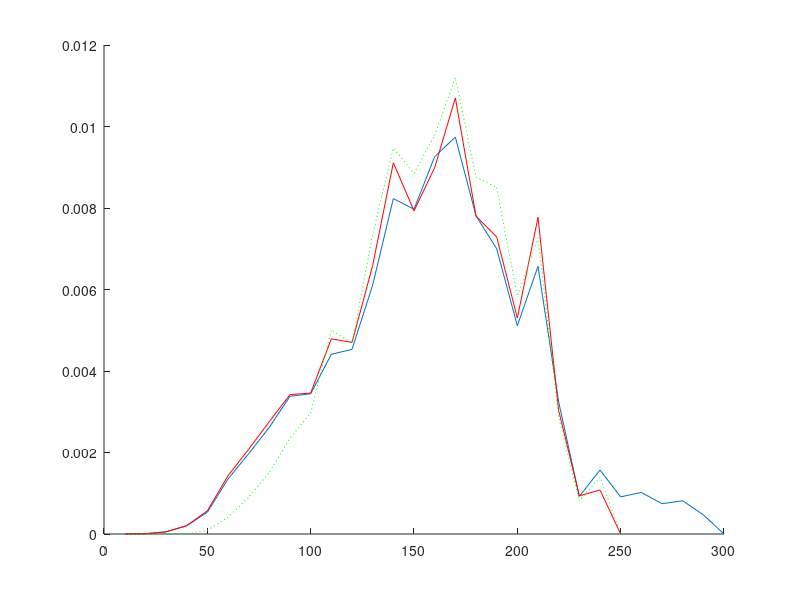

MATLAB code for this plot:
 clear fqdokkarm
 % ====================================================
 % Input filename: PROBE4.dat
 % ====================================================
 % Plot1 = 1950.0; Plot2 = 1800.0; Gdok = 0.583; Gm = 0.207;
 % Nfr =  3; JZ = 1; Cycles =  1; N =     20; GSV = 1; NNZ =0.841E-38;
 Gfr = [0.103E-01 0.504E+00 0.486E+00  ];
 Dfr = [0.100E-04 0.500E-04 0.113E-03 0.180E-03 0.160E-03 0.315E-03 ];
 %_____________________________________________________
  Dmin =          10 ; % mkm
  Di =          10 ; % mkm
  Dj =          10 ; % mkm
 % Nkarm/Nmkm(min, max) = [   3.000000       100.0000     ];
 % k5 =  0.2500000     ;
 % Statistical significance P(alpha)=  0.000000000000000E+000 ;
 % eps =  5.0000001E-02 ;
 % Calculation variant =           0 ;
 % P(karm-in-karm) coef =   8.200000     ;
 % P(karm-in-MKM) coef =   7.730000     ;
 % Zok* =  0.0000000E+00 ;
 
 
 % ====================================================
 %				Calculation	Results                  
 % ====================================================
 
 % Cycles:           1
 % Total basic particles number:
 Nbase =          20 +          20 ;
 % Total defined pockets number:
 Nkarm =                  3560 ;
 % Total calls of random generator:
 NFX =                   866 ;  NFY =                 24987 ;
 NFQ =                   815 ;  NFW =                  3533 ;
 % Accuracy of random numbers modeling :
 epsx(1)=  4.4364929E-03 ; epsx(2)=  2.7559996E-03 ; epsx(3)=  6.7520142E-04 ;
 epsx(4)=  2.1649599E-03 ; epsx(5)=  2.8927922E-03 ; epsx(6)=  7.4337125E-03 ;
 
 %_______________Local structure analysis______________
 % Medium coef [(Lij/Ddok)+1]:   2.349296     ;
 % Medium number of bridges:   4.600000    
 % Medium ratio between number of pockets and bridges :   7.272083    
 % Medium fraction of paricles number in jammed pack:  4.0596411E-02
 % Medium number of conditions breakings:
 %    1) Dok > Dmax      :  0.0000000E+00
 %    2) Dok < Dmin      :  0.0000000E+00
 %    3) Dbase < 0.5Dok  :   13.75000    
 %    4) Dbase > 2.0Dok  :   489.1250    
 %    5) l > 4.7Dbase    :   5.475000    
 %    6) Nkarm = 0       :  5.0000001E-02
 %    7) Nmkm < 2        :  0.0000000E+00
 %    8) Nkarm/Nmkm < min:   2.850000    
 %    9) Nkarm/Nmkm > max:  0.0000000E+00
 
 %___________________Dok parameters____________________
 % Mass-medium diameter of all Dok particles, mkm:
 Dok43a =  189.57; %(analytical calculation, all particles)
 Dok43all = [ 187.63  187.59]; %(all particles, 2 variants)
 Dok43(1) =  189.08; %(basic only)
 Dok43(2) =  187.57; %(surrounding only)
 % Accuracy of all Dok particles sizes modeling:
 epsalldok =  1.0223187E-02 ;
 % Accuracy of basic and surrounding Dok particles sizes modeling:
 epsdok(1) =  2.5865447E-03 ; epsdok(2) =  1.0533137E-02 ;
 Ddok_max =  315.00; %(maximum size of all particles)
 % Standard deviation of all Dok particles, mkm:
 Dok43sd =   58.87; %(analytical calculation, all particles)
 % Accuracy of Dok fractions distribution function modeling:
 epsdokfr = [0.261E-02 0.964E-02 0.332E-01  ];
 % Total fraction of homogenized oxidizer:
 fineoxy_fr =  0.0000000E+00 ;
 
 %________________Pockets parameters___________________
 % Accuracy of pockets distribution function modeling:
 epsfkarm =  0.1315349     ;
 % Accuracy of pockets distribution moments determination (4-th and 3-th):
 epsmkarm(1)=  0.1062850     ; epsmkarm(2)=  7.7491499E-02 ;
 % Mass-medium size of pockets (var. #1), mkm:
 Dkarm43(1) =  154.24;
 % Mass-medium size of pockets (var. #2)and standard deviation, mkm:
 Dkarm43(2) =  154.20; Dkarm43sd =   47.00; %( 0.305 relative)
 % Cor. mass-medium size of pockets and standard deviation (cor. var. #1), mkm:
 Dkarm43_cor(1) =  149.36; Dkarm43sd_cor(1) =  42.03; %( 0.281 relative)
 % Cor. mass-medium size of pockets and standard deviation (cor. var. #2), mkm:
 Dkarm43_cor(2) =  154.48; Dkarm43sd_cor(2) =  37.25; %( 0.241 relative)
 % Medium size of pockets, mkm:
 Dkarm10 =   88.81;
 % Cor. medium size of pockets (cor. var. #1), mkm:
 Dkarm10_cor =   88.31;
 
 % <Zkarm>
 % Mass fraction of pockets in <binder-metal> composition (not corrected):
 Zkarm =   0.5713391      ;
 % Cor. (var. #1, #2) mass fraction of pockets  in <binder-metal> composition:
 Zkarm_cor = [  0.5713391      0.5637233      ];
 
 % <Agglomerates>
 % Pocket to Agglomerate size coefficient:
 da_coef =   0.7389501     ;
 % Mass medium size of agglomerates (normal var. #1,2  and cor. var. #1,2):
 Dagg43(1) =  113.98;
 Dagg43(2) =  113.95;
 Dagg43_cor(1) =  110.37;
 Dagg43_cor(2) =  114.15;
 
 %___________Interpocket bridges parameters____________
 % Medium MKM/Dok size between Dok particles:
 Dqmkm1 = 0.1472;
 % Medium MKM/Dol size between pockets:
 Dqmkm2 = 0.4922;
 
 
 %__________________Functions__________________________
 
 % <Dok>
 % Mass density distribution function of all dok <particles> sizes (step = 10mkm)
 fmdok = [0.000E+00 0.266E-03 0.260E-03 0.266E-03 0.259E-03 0.000E+00...
          0.000E+00 0.000E+00 0.000E+00 0.000E+00 0.000E+00 0.509E-02...
          0.759E-02 0.825E-02 0.764E-02 0.775E-02 0.113E-01 0.107E-01...
          0.313E-02 0.251E-02 0.294E-02 0.352E-02 0.364E-02 0.340E-02...
          0.264E-02 0.212E-02 0.317E-02 0.325E-02 0.322E-02 0.360E-02...
          0.232E-02 0.124E-02 0.000E+00  ];
 
 % <Pockets>
 % Mass density distribution function of <pocket>sizes (step = 10mkm):
 fmkarm = [0.186E-06 0.777E-05 0.514E-04 0.201E-03 0.534E-03 0.135E-02...
           0.197E-02 0.262E-02 0.338E-02 0.344E-02 0.441E-02 0.453E-02...
           0.611E-02 0.823E-02 0.797E-02 0.926E-02 0.974E-02 0.781E-02...
           0.700E-02 0.511E-02 0.657E-02 0.324E-02 0.924E-03 0.157E-02...
           0.911E-03 0.102E-02 0.744E-03 0.815E-03 0.471E-03 0.000E+00 ];
 % Cor. mass density distribution function of <pocket> sizes (step = 10mkm)(cor. var #1):
 fmkarm_cor = [0.244E-06 0.738E-05 0.536E-04 0.205E-03 0.568E-03 0.143E-02...
               0.208E-02 0.276E-02 0.342E-02 0.346E-02 0.479E-02 0.470E-02...
               0.659E-02 0.911E-02 0.793E-02 0.899E-02 0.107E-01 0.780E-02...
               0.729E-02 0.530E-02 0.777E-02 0.303E-02 0.935E-03 0.108E-02...
               0.000E+00  ];
 % Cor. mass density distribution function of  <pocket> sizes (step = 10mkm)(cor. var#2):
 fmkarm_cor2 = [0.000E+00 0.000E+00 0.000E+00 0.978E-05 0.856E-04 0.415E-03...
                0.899E-03 0.151E-02 0.235E-02 0.297E-02 0.501E-02 0.468E-02...
                0.735E-02 0.947E-02 0.885E-02 0.978E-02 0.112E-01 0.876E-02...
                0.850E-02 0.584E-02 0.727E-02 0.287E-02 0.808E-03 0.140E-02...
                0.000E+00  ];
 % Numeric density distribution function of  <pocket> sizes (step = 10mkm):
 fqkarm = [0.562E-03 0.267E-02 0.416E-02 0.629E-02 0.795E-02 0.112E-01...
           0.100E-01 0.868E-02 0.770E-02 0.553E-02 0.528E-02 0.416E-02...
           0.433E-02 0.466E-02 0.365E-02 0.346E-02 0.303E-02 0.202E-02...
           0.154E-02 0.955E-03 0.107E-02 0.449E-03 0.112E-03 0.169E-03...
           0.843E-04 0.843E-04 0.562E-04 0.562E-04 0.281E-04 0.000E+00 ];
 % Cor. numeric density distribution function of <pocket> sizes (step = 10mkm)(cor. var #1):
 fqkarm_cor = [0.698E-03 0.246E-02 0.415E-02 0.624E-02 0.800E-02 0.114E-01...
               0.101E-01 0.877E-02 0.749E-02 0.536E-02 0.551E-02 0.415E-02...
               0.452E-02 0.496E-02 0.349E-02 0.323E-02 0.319E-02 0.195E-02...
               0.154E-02 0.954E-03 0.121E-02 0.404E-03 0.110E-03 0.110E-03...
               0.000E+00  ];
 
 % <MKM/Dok>
 % Density distribution function of MKM/Dok between Dok particles (step = 0.01)
 fqmkm1 = [0.204E-02 0.407E-02 0.204E-02 0.204E-02 0.000E+00 0.204E-02...
           0.611E-02 0.204E-02 0.204E-02 0.204E-02 0.000E+00 0.000E+00...
           0.204E-02 0.407E-02 0.204E-02 0.407E-02 0.000E+00 0.000E+00...
           0.611E-02 0.204E-02 0.611E-02 0.204E-02 0.611E-02 0.611E-02...
           0.204E-02 0.204E-02 0.611E-02 0.611E-02 0.000E+00 0.204E-02...
           0.407E-02 0.000E+00 0.204E-02 0.000E+00 0.000E+00 0.407E-02...
           0.407E-02 0.611E-02 0.204E-02 0.204E-02 0.204E-02 0.407E-02...
           0.000E+00 0.407E-02 0.204E-02 0.407E-02 0.204E-02 0.000E+00...
           0.407E-02 0.815E-02 0.407E-02 0.204E-02 0.000E+00 0.407E-02...
           0.204E-02 0.204E-02 0.204E-02 0.407E-02 0.204E-02 0.204E-02...
           0.815E-02 0.000E+00 0.204E-02 0.611E-02 0.102E-01 0.204E-02...
           0.611E-02 0.204E-02 0.611E-02 0.204E-02 0.611E-02 0.000E+00...
           0.204E-02 0.204E-02 0.000E+00 0.407E-02 0.204E-02 0.407E-02...
           0.000E+00 0.407E-02 0.102E-01 0.407E-02 0.000E+00 0.204E-02...
           0.204E-02 0.204E-02 0.204E-02 0.000E+00 0.407E-02 0.815E-02...
           0.407E-02 0.611E-02 0.204E-02 0.000E+00 0.204E-02 0.204E-02...
           0.611E-02 0.815E-02 0.611E-02 0.000E+00 0.000E+00 0.407E-02...
           0.407E-02 0.611E-02 0.204E-02 0.407E-02 0.611E-02 0.000E+00...
           0.000E+00 0.407E-02 0.000E+00 0.611E-02 0.407E-02 0.407E-02...
           0.407E-02 0.611E-02 0.611E-02 0.611E-02 0.815E-02 0.204E-02...
           0.611E-02 0.204E-02 0.407E-02 0.407E-02 0.204E-02 0.204E-02...
           0.611E-02 0.102E-01 0.204E-02 0.407E-02 0.204E-02 0.000E+00...
           0.407E-02 0.611E-02 0.611E-02 0.000E+00 0.815E-02 0.000E+00...
           0.611E-02 0.204E-02 0.204E-02 0.611E-02 0.000E+00 0.204E-02...
           0.611E-02 0.611E-02 0.407E-02 0.611E-02 0.611E-02 0.204E-02...
           0.204E-02 0.000E+00 0.815E-02 0.407E-02 0.000E+00 0.407E-02...
           0.611E-02 0.407E-02 0.204E-02 0.407E-02 0.000E+00 0.407E-02...
           0.204E-02 0.000E+00 0.407E-02 0.407E-02 0.611E-02 0.611E-02...
           0.204E-02 0.204E-02 0.204E-02 0.000E+00 0.407E-02 0.611E-02...
           0.611E-02 0.407E-02 0.204E-02 0.611E-02 0.204E-02 0.407E-02...
           0.611E-02 0.204E-02 0.204E-02 0.407E-02 0.204E-02 0.407E-02...
           0.204E-02 0.407E-02 0.611E-02 0.407E-02 0.102E-01 0.204E-02...
           0.204E-02 0.204E-02 0.407E-02 0.204E-02 0.407E-02 0.102E-01...
           0.611E-02 0.000E+00 0.815E-02 0.204E-02 0.611E-02 0.204E-02...
           0.407E-02 0.204E-02 0.815E-02 0.204E-02 0.815E-02 0.204E-02...
           0.815E-02 0.122E-01 0.204E-02 0.204E-02 0.611E-02 0.407E-02...
           0.204E-02 0.204E-02 0.204E-02 0.204E-02 0.407E-02 0.102E-01...
           0.102E-01 0.407E-02 0.204E-02 0.611E-02 0.102E-01 0.204E-02...
           0.815E-02 0.611E-02 0.000E+00 0.204E-02 0.611E-02 0.611E-02...
           0.611E-02 0.407E-02 0.611E-02 0.407E-02 0.815E-02 0.611E-02...
           0.102E-01 0.000E+00 0.204E-02 0.407E-02 0.815E-02 0.000E+00...
           0.611E-02 0.611E-02 0.815E-02 0.102E-01 0.204E-02 0.815E-02...
           0.204E-02 0.611E-02 0.204E-02 0.204E-02 0.407E-02 0.407E-02...
           0.000E+00 0.000E+00 0.204E-02 0.204E-02 0.407E-02 0.000E+00...
           0.611E-02 0.204E-02 0.407E-02 0.611E-02 0.611E-02 0.204E-02...
           0.000E+00 0.000E+00  ];
 % Density distribution function of MKM/Dok between pockets (step = 0.01)
 fqmkm2 = [0.000E+00 0.000E+00 0.124E-02 0.371E-02 0.000E+00 0.000E+00...
           0.124E-02 0.000E+00 0.247E-02 0.000E+00 0.124E-02 0.247E-02...
           0.247E-02 0.124E-02 0.247E-02 0.000E+00 0.000E+00 0.371E-02...
           0.494E-02 0.247E-02 0.742E-02 0.494E-02 0.247E-02 0.865E-02...
           0.371E-02 0.989E-02 0.371E-02 0.618E-02 0.136E-01 0.618E-02...
           0.494E-02 0.111E-01 0.989E-02 0.618E-02 0.185E-01 0.136E-01...
           0.124E-01 0.136E-01 0.173E-01 0.222E-01 0.198E-01 0.173E-01...
           0.321E-01 0.272E-01 0.235E-01 0.222E-01 0.309E-01 0.346E-01...
           0.297E-01 0.358E-01 0.247E-01 0.297E-01 0.457E-01 0.297E-01...
           0.210E-01 0.334E-01 0.297E-01 0.210E-01 0.222E-01 0.284E-01...
           0.235E-01 0.235E-01 0.185E-01 0.185E-01 0.148E-01 0.198E-01...
           0.989E-02 0.371E-02 0.989E-02 0.124E-01 0.989E-02 0.742E-02...
           0.742E-02 0.494E-02 0.494E-02 0.618E-02 0.742E-02 0.371E-02...
           0.000E+00 0.371E-02 0.000E+00 0.124E-02 0.000E+00 0.000E+00...
           0.000E+00 0.000E+00 0.247E-02 0.124E-02 0.000E+00 0.000E+00 ];
 
 % <Local structure analysis>
 % Coefficient [(Lij/Ddok)+1] distribution (step = 0.01):
 coef = [0.000E+00 0.000E+00 0.000E+00 0.000E+00 0.000E+00 0.000E+00...
         0.000E+00 0.000E+00 0.000E+00 0.000E+00 0.000E+00 0.000E+00...
         0.000E+00 0.000E+00 0.000E+00 0.000E+00 0.000E+00 0.000E+00...
         0.000E+00 0.000E+00 0.000E+00 0.000E+00 0.000E+00 0.000E+00...
         0.000E+00 0.000E+00 0.000E+00 0.000E+00 0.000E+00 0.000E+00...
         0.000E+00 0.000E+00 0.000E+00 0.000E+00 0.000E+00 0.000E+00...
         0.000E+00 0.000E+00 0.000E+00 0.000E+00 0.000E+00 0.000E+00...
         0.000E+00 0.000E+00 0.000E+00 0.000E+00 0.000E+00 0.000E+00...
         0.000E+00 0.000E+00 0.205E-03 0.411E-03 0.821E-03 0.411E-03...
         0.821E-03 0.103E-02 0.616E-03 0.616E-03 0.616E-03 0.616E-03...
         0.616E-03 0.616E-03 0.205E-03 0.123E-02 0.103E-02 0.144E-02...
         0.821E-03 0.144E-02 0.246E-02 0.205E-02 0.144E-02 0.103E-02...
         0.185E-02 0.144E-02 0.308E-02 0.123E-02 0.205E-02 0.123E-02...
         0.164E-02 0.185E-02 0.164E-02 0.226E-02 0.369E-02 0.308E-02...
         0.349E-02 0.226E-02 0.390E-02 0.308E-02 0.369E-02 0.123E-02...
         0.144E-02 0.267E-02 0.328E-02 0.452E-02 0.226E-02 0.308E-02...
         0.226E-02 0.267E-02 0.308E-02 0.308E-02 0.349E-02 0.349E-02...
         0.452E-02 0.369E-02 0.390E-02 0.431E-02 0.616E-02 0.390E-02...
         0.411E-02 0.513E-02 0.369E-02 0.554E-02 0.493E-02 0.411E-02...
         0.575E-02 0.493E-02 0.472E-02 0.493E-02 0.472E-02 0.513E-02...
         0.575E-02 0.534E-02 0.759E-02 0.616E-02 0.718E-02 0.513E-02...
         0.452E-02 0.513E-02 0.554E-02 0.575E-02 0.472E-02 0.616E-02...
         0.554E-02 0.595E-02 0.698E-02 0.554E-02 0.595E-02 0.595E-02...
         0.575E-02 0.431E-02 0.308E-02 0.595E-02 0.575E-02 0.636E-02...
         0.636E-02 0.780E-02 0.657E-02 0.800E-02 0.677E-02 0.616E-02...
         0.534E-02 0.718E-02 0.800E-02 0.739E-02 0.616E-02 0.657E-02...
         0.616E-02 0.677E-02 0.698E-02 0.657E-02 0.616E-02 0.677E-02...
         0.657E-02 0.677E-02 0.431E-02 0.657E-02 0.513E-02 0.554E-02...
         0.718E-02 0.575E-02 0.718E-02 0.513E-02 0.513E-02 0.513E-02...
         0.534E-02 0.554E-02 0.513E-02 0.575E-02 0.452E-02 0.431E-02...
         0.575E-02 0.452E-02 0.328E-02 0.493E-02 0.431E-02 0.287E-02...
         0.390E-02 0.185E-02 0.308E-02 0.554E-02 0.390E-02 0.349E-02...
         0.328E-02 0.411E-02 0.328E-02 0.390E-02 0.349E-02 0.349E-02...
         0.246E-02 0.246E-02 0.369E-02 0.349E-02 0.349E-02 0.328E-02...
         0.328E-02 0.390E-02 0.226E-02 0.328E-02 0.328E-02 0.185E-02...
         0.287E-02 0.164E-02 0.164E-02 0.164E-02 0.267E-02 0.287E-02...
         0.164E-02 0.246E-02 0.616E-03 0.246E-02 0.205E-02 0.267E-02...
         0.246E-02 0.164E-02 0.411E-03 0.369E-02 0.205E-02 0.205E-02...
         0.246E-02 0.821E-03 0.616E-03 0.616E-03 0.123E-02 0.103E-02...
         0.144E-02 0.185E-02 0.123E-02 0.103E-02 0.103E-02 0.821E-03...
         0.205E-03 0.821E-03 0.205E-03 0.164E-02 0.103E-02 0.103E-02...
         0.616E-03 0.616E-03 0.616E-03 0.144E-02 0.205E-03 0.411E-03...
         0.616E-03 0.616E-03 0.000E+00 0.411E-03 0.411E-03 0.205E-03...
         0.616E-03 0.411E-03 0.821E-03 0.123E-02 0.205E-03 0.103E-02...
         0.616E-03 0.821E-03 0.205E-03 0.821E-03 0.821E-03 0.821E-03...
         0.144E-02 0.103E-02 0.103E-02 0.821E-03 0.205E-03 0.411E-03...
         0.103E-02 0.205E-03 0.616E-03 0.000E+00 0.205E-03 0.205E-03...
         0.616E-03 0.821E-03 0.411E-03 0.616E-03 0.123E-02 0.185E-02...
         0.821E-03 0.205E-03 0.616E-03 0.821E-03 0.123E-02 0.821E-03...
         0.103E-02 0.103E-02 0.821E-03 0.821E-03 0.205E-03 0.123E-02...
         0.616E-03 0.144E-02 0.164E-02 0.616E-03 0.821E-03 0.616E-03...
         0.144E-02 0.144E-02 0.411E-03 0.616E-03 0.821E-03 0.123E-02...
         0.821E-03 0.000E+00 0.411E-03 0.205E-03 0.103E-02 0.103E-02...
         0.103E-02 0.616E-03 0.144E-02 0.103E-02 0.411E-03 0.205E-03...
         0.103E-02 0.616E-03 0.616E-03 0.821E-03 0.103E-02 0.411E-03...
         0.411E-03 0.164E-02 0.616E-03 0.616E-03 0.411E-03 0.103E-02...
         0.821E-03 0.411E-03 0.103E-02 0.185E-02 0.411E-03 0.821E-03...
         0.411E-03 0.821E-03 0.123E-02 0.821E-03 0.821E-03 0.411E-03...
         0.123E-02 0.821E-03 0.185E-02 0.616E-03 0.411E-03 0.123E-02...
         0.616E-03 0.103E-02 0.205E-02 0.821E-03 0.616E-03 0.123E-02...
         0.821E-03 0.616E-03 0.821E-03 0.205E-03 0.411E-03 0.103E-02...
         0.205E-03 0.411E-03 0.821E-03 0.821E-03 0.411E-03 0.411E-03...
         0.103E-02 0.821E-03 0.123E-02 0.616E-03 0.144E-02 0.205E-03...
         0.164E-02 0.411E-03 0.616E-03 0.144E-02 0.103E-02 0.144E-02...
         0.821E-03 0.000E+00 0.144E-02 0.144E-02 0.821E-03 0.821E-03...
         0.616E-03 0.164E-02 0.205E-03 0.205E-03 0.411E-03 0.821E-03...
         0.821E-03 0.411E-03 0.123E-02 0.103E-02 0.103E-02 0.616E-03...
         0.103E-02 0.103E-02 0.616E-03 0.103E-02 0.821E-03 0.123E-02...
         0.103E-02 0.821E-03 0.103E-02 0.821E-03 0.411E-03 0.205E-03...
         0.821E-03 0.205E-03 0.205E-03 0.000E+00 0.103E-02 0.103E-02...
         0.123E-02 0.821E-03 0.103E-02 0.103E-02 0.821E-03 0.821E-03...
         0.616E-03 0.123E-02 0.821E-03 0.123E-02 0.103E-02 0.205E-02...
         0.103E-02 0.123E-02 0.103E-02 0.821E-03 0.144E-02 0.164E-02...
         0.821E-03 0.821E-03 0.616E-03 0.411E-03 0.616E-03 0.103E-02...
         0.411E-03 0.616E-03 0.103E-02 0.411E-03 0.164E-02 0.411E-03...
         0.821E-03 0.144E-02 0.123E-02 0.821E-03 0.144E-02 0.616E-03...
         0.411E-03 0.821E-03 0.821E-03 0.103E-02 0.185E-02 0.821E-03...
         0.164E-02 0.123E-02 0.411E-03 0.616E-03 0.616E-03 0.103E-02...
         0.103E-02 0.616E-03 0.185E-02 0.821E-03 0.616E-03 0.821E-03...
         0.144E-02 0.411E-03 0.411E-03 0.616E-03 0.821E-03 0.616E-03...
         0.103E-02 0.616E-03 0.616E-03 0.103E-02 0.103E-02 0.411E-03...
         0.123E-02 0.616E-03 0.616E-03 0.123E-02 0.103E-02 0.411E-03...
         0.821E-03 0.411E-03 0.821E-03 0.411E-03 0.821E-03 0.144E-02...
         0.123E-02 0.411E-03 0.123E-02 0.103E-02 0.821E-03 0.616E-03...
         0.821E-03 0.821E-03 0.205E-03 0.411E-03 0.616E-03 0.616E-03...
         0.821E-03 0.144E-02 0.123E-02 0.411E-03 0.103E-02 0.616E-03...
         0.821E-03 0.205E-03 0.616E-03 0.616E-03 0.411E-03 0.205E-03...
         0.205E-03 0.103E-02 0.103E-02 0.616E-03 0.000E+00 0.821E-03...
         0.123E-02 0.616E-03 0.411E-03 0.103E-02 0.616E-03 0.205E-03...
         0.144E-02 0.205E-03 0.616E-03 0.411E-03 0.821E-03 0.000E+00...
         0.205E-03 0.123E-02 0.411E-03 0.616E-03 0.205E-03 0.103E-02...
         0.411E-03 0.821E-03 0.103E-02 0.616E-03 0.205E-03 0.411E-03...
         0.411E-03 0.411E-03 0.616E-03 0.821E-03 0.103E-02 0.616E-03...
         0.616E-03 0.616E-03 0.411E-03 0.821E-03 0.205E-03 0.205E-03...
         0.000E+00 0.411E-03 0.205E-03 0.411E-03 0.821E-03 0.821E-03...
         0.205E-03 0.205E-03 0.616E-03 0.144E-02 0.411E-03 0.821E-03...
         0.103E-02 0.411E-03 0.205E-03 0.411E-03 0.123E-02 0.205E-03...
         0.205E-03 0.411E-03 0.411E-03 0.821E-03 0.821E-03 0.205E-03...
         0.103E-02 0.821E-03 0.205E-03 0.411E-03 0.000E+00 0.103E-02...
         0.616E-03 0.000E+00 0.411E-03 0.616E-03 0.616E-03 0.616E-03...
         0.205E-03 0.000E+00 0.205E-03 0.000E+00 0.000E+00 0.205E-03...
         0.103E-02 0.000E+00 0.411E-03 0.205E-03 0.205E-03 0.000E+00...
         0.411E-03 0.205E-03 0.000E+00 0.616E-03 0.205E-03 0.821E-03...
         0.821E-03 0.821E-03 0.205E-03 0.205E-03 0.205E-03 0.411E-03...
         0.616E-03 0.123E-02 0.000E+00 0.205E-03 0.205E-03 0.205E-03...
         0.205E-03 0.616E-03 0.616E-03 0.205E-03 0.411E-03 0.205E-03...
         0.205E-03 0.000E+00 0.000E+00 0.000E+00 0.205E-03 0.205E-03...
         0.205E-03 0.411E-03 0.000E+00 0.205E-03 0.000E+00 0.411E-03...
         0.000E+00 0.205E-03 0.205E-03 0.616E-03 0.000E+00 0.205E-03...
         0.000E+00 0.000E+00 0.616E-03 0.205E-03 0.205E-03 0.411E-03...
         0.205E-03 0.411E-03 0.205E-03 0.205E-03 0.411E-03 0.616E-03...
         0.000E+00 0.205E-03 0.411E-03 0.000E+00 0.000E+00 0.205E-03...
         0.000E+00 0.000E+00 0.205E-03 0.205E-03 0.205E-03 0.205E-03...
         0.000E+00 0.000E+00 0.000E+00 0.000E+00 0.205E-03 0.205E-03...
         0.205E-03 0.205E-03 0.000E+00 0.205E-03 0.000E+00 0.000E+00...
         0.000E+00 0.000E+00 0.205E-03 0.000E+00 0.000E+00 0.000E+00...
         0.616E-03 0.000E+00 0.205E-03 0.411E-03 0.205E-03 0.000E+00...
         0.000E+00 0.000E+00 0.000E+00 0.205E-03 0.205E-03 0.000E+00...
         0.205E-03 0.000E+00 0.205E-03 0.000E+00 0.000E+00 0.000E+00...
         0.000E+00 0.000E+00 0.205E-03 0.205E-03 0.000E+00 0.000E+00...
         0.205E-03 0.205E-03 0.205E-03 0.000E+00 0.000E+00 0.205E-03...
         0.000E+00 0.000E+00 0.000E+00 0.205E-03 0.000E+00 0.000E+00...
         0.205E-03 0.000E+00 0.205E-03 0.000E+00 0.205E-03 0.000E+00...
         0.000E+00 0.000E+00 0.000E+00 0.000E+00 0.000E+00 0.000E+00...
         0.000E+00 0.000E+00 0.000E+00 0.000E+00 0.000E+00 0.000E+00...
         0.000E+00 0.205E-03 0.000E+00 0.000E+00 0.616E-03 0.000E+00...
         0.000E+00 0.000E+00 0.205E-03 0.000E+00 0.000E+00 0.000E+00...
         0.000E+00 0.000E+00 0.000E+00 0.000E+00 0.205E-03 0.000E+00...
         0.000E+00 0.000E+00 0.000E+00 0.000E+00 0.000E+00 0.000E+00...
         0.000E+00 0.000E+00 0.000E+00 0.000E+00 0.000E+00 0.000E+00...
         0.000E+00 0.000E+00 0.000E+00 0.000E+00 0.000E+00 0.000E+00...
         0.205E-03 0.000E+00 0.000E+00 0.000E+00 0.000E+00 0.000E+00...
         0.000E+00 0.000E+00 0.000E+00 0.000E+00 0.000E+00 0.000E+00...
         0.000E+00 0.000E+00 0.000E+00 0.000E+00 0.000E+00 0.000E+00...
         0.000E+00 0.000E+00 0.000E+00 0.000E+00 0.000E+00 0.000E+00...
         0.000E+00 0.205E-03 0.205E-03 0.000E+00 0.000E+00 0.000E+00...
         0.000E+00 0.000E+00 0.000E+00 0.000E+00 0.000E+00 0.000E+00...
         0.000E+00 0.000E+00 0.000E+00 0.000E+00 0.205E-03 0.000E+00...
         0.000E+00 0.000E+00 0.000E+00 0.000E+00 0.205E-03 0.000E+00...
         0.000E+00 0.000E+00 0.000E+00 0.000E+00 0.000E+00 0.000E+00...
         0.000E+00 0.000E+00 0.000E+00 0.000E+00 0.000E+00 0.000E+00...
         0.000E+00 0.000E+00 0.000E+00 0.000E+00 0.000E+00 0.000E+00...
         0.000E+00 0.000E+00 0.000E+00 0.000E+00 0.000E+00 0.000E+00...
         0.000E+00 0.000E+00 0.000E+00 0.000E+00 0.000E+00 0.000E+00...
         0.000E+00 0.000E+00 0.000E+00 0.000E+00 0.000E+00 0.000E+00...
         0.000E+00 0.205E-03 0.000E+00 0.000E+00 0.000E+00 0.000E+00...
         0.000E+00 0.000E+00 0.000E+00 0.000E+00 0.000E+00 0.000E+00...
         0.000E+00 0.000E+00 0.000E+00 0.000E+00 0.000E+00 0.000E+00...
         0.000E+00 0.000E+00 0.000E+00 0.000E+00 0.000E+00 0.000E+00...
         0.000E+00 0.000E+00 0.000E+00 0.000E+00 0.000E+00 0.000E+00...
         0.000E+00 0.000E+00 0.000E+00 0.000E+00 0.000E+00 0.205E-03...
         0.000E+00 0.000E+00  ];
 % Distribution of P[pocket-in-pocket] on basicDok particles sizes:
 pdoksmall = [0.569E-38 0.569E-38 0.532E-02 0.956E-02 0.132E-01 0.167E-01...
              0.202E-01 0.235E-01 0.267E-01 0.299E-01 0.299E-01 0.299E-01...
              0.299E-01 0.299E-01 0.299E-01 0.299E-01 0.299E-01 0.299E-01...
              0.299E-01 0.299E-01 0.299E-01 0.299E-01 0.126E+00 0.227E+00...
              0.370E+00 0.498E+00 0.620E+00 0.729E+00 0.819E+00 0.899E+00...
              0.974E+00 0.104E+01  ];
 
 % <Conditional DOK>
 % Pockets categories sizes (mkm):
 Dkarmcat = [0.290E+03  ];
 % Dependency of mass-medium Dok particles sizes on pockets categories:
 dokkarm43 = [0.213E+03  ];
 % Dependency of medium Dok particles sizes on pockets categories:
 dokkarm10 = [0.113E+03  ];
 % Numeric density distribution functions of  particles on pockets categories:
 % Dkarm =    290 mkm
 fqdokkarm(  1,:) = [0.000E+00 0.263E-01 0.116E-01 0.217E-02 0.452E-03 0.000E+00...
                     0.000E+00 0.000E+00 0.000E+00 0.000E+00 0.000E+00 0.995E-03...
                     0.321E-02 0.581E-02 0.635E-02 0.531E-02 0.950E-02 0.105E-01...
                     0.206E-02 0.122E-02 0.378E-02 0.242E-02 0.158E-02 0.170E-02...
                     0.407E-03 0.520E-03 0.678E-03 0.678E-04 0.520E-03 0.285E-02...
                     0.000E+00 0.000E+00 0.000E+00  ];
 
 % Calculation time:  0 :  0 :  0
 % __________________________
 hold on
 plot(Di:Di:Di*size(fmkarm,2),fmkarm)
 plot(Di:Di:Di*size(fmkarm_cor,2),fmkarm_cor,'r')
 plot(Di:Di:Di*size(fmkarm_cor2,2),fmkarm_cor2,'g:')
